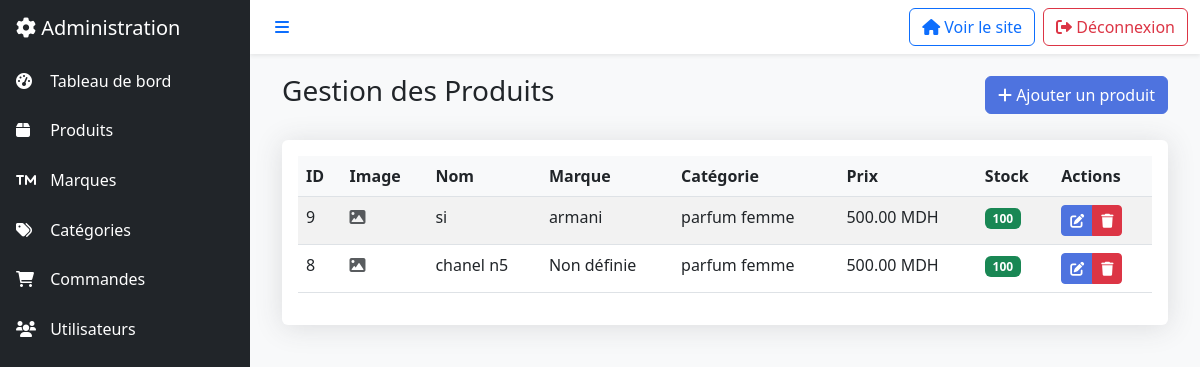
The app's page /parfum/admin/products.php (signed in) with its own data.
### tables this page shows
CREATE TABLE IF NOT EXISTS `products` (
  `id` int NOT NULL AUTO_INCREMENT,
  `name` varchar(100) NOT NULL,
  `description` text,
  `price` decimal(10,2) NOT NULL,
  `brand_id` int DEFAULT NULL,
  `category_id` int DEFAULT NULL,
  `image_url` varchar(255) DEFAULT NULL,
  `stock_quantity` int NOT NULL DEFAULT '0',
  `created_at` timestamp NULL DEFAULT CURRENT_TIMESTAMP,
  `updated_at` timestamp NULL DEFAULT CURRENT_TIMESTAMP ON UPDATE CURRENT_TIMESTAMP,
  PRIMARY KEY (`id`),
  KEY `brand_id` (`brand_id`),
  KEY `category_id` (`category_id`)
);

CREATE TABLE IF NOT EXISTS `brands` (
  `id` int NOT NULL AUTO_INCREMENT,
  `name` varchar(100) NOT NULL,
  `description` text,
  `logo_url` varchar(255) DEFAULT NULL,
  `created_at` timestamp NULL DEFAULT CURRENT_TIMESTAMP,
  PRIMARY KEY (`id`)
);

CREATE TABLE IF NOT EXISTS `categories` (
  `id` int NOT NULL AUTO_INCREMENT,
  `name` varchar(50) NOT NULL,
  `description` text,
  `created_at` timestamp NULL DEFAULT CURRENT_TIMESTAMP,
  PRIMARY KEY (`id`)
);

### parfum/admin/products.php (the view, shortened to what this page needs)
<?php
require_once '../config/database.php';
$stmt = $pdo->query("
    SELECT p.*, c.name as category_name, b.name as brand_name
    FROM products p
    LEFT JOIN categories c ON p.category_id = c.id
    LEFT JOIN brands b ON p.brand_id = b.id
    ORDER BY p.created_at DESC
");
$products = $stmt->fetchAll();
require_once '../includes/admin_header.php';
?>
<div class="container-fluid">
    <div class="d-flex justify-content-between align-items-center mb-4">
        <h1 class="h3">Gestion des Produits</h1>
        <a href="product_form.php" class="btn btn-primary">
            <i class="fas fa-plus"></i> Ajouter un produit
        </a>
    </div>
    <div class="card">
        <div class="card-body">
            <div class="table-responsive">
                <table class="table table-striped">
                    <thead>
                        <tr>
                            <th>ID</th>
                            <th>Image</th>
                            <th>Nom</th>
                            <th>Marque</th>
                            <th>Catégorie</th>
                            <th>Prix</th>
                            <th>Stock</th>
                            <th>Actions</th>
                        </tr>
                    </thead>
                    <tbody>
                        <?php foreach ($products as $product): ?>
                            <tr>
                                <td><?php echo $product['id']; ?></td>
                                <td>
                                    <?php if ($product['image_url']): ?>
                                        <img src="<?php echo htmlspecialchars($product['image_url']); ?>"
                                             alt="<?php echo htmlspecialchars($product['name']); ?>"
                                             class="img-thumbnail"
                                             style="max-width: 50px;">
                                    <?php else: ?>
                                        <i class="fas fa-image text-muted"></i>
                                    <?php endif; ?>
                                </td>
                                <td><?php echo htmlspecialchars($product['name']); ?></td>
                                <td><?php echo htmlspecialchars($product['brand_name'] ?? 'Non définie'); ?></td>
                                <td><?php echo htmlspecialchars($product['category_name'] ?? 'Non définie'); ?></td>
                                <td><?php echo number_format($product['price'], 2); ?> MDH</td>
                                <td>
                                    <span class="badge bg-<?php echo $product['stock_quantity'] > 0 ? 'success' : 'danger'; ?>">
                                        <?php echo $product['stock_quantity']; ?>
                                    </span>
                                </td>
                                <td>
                                    <div class="btn-group">
                                        <a href="product_form.php?id=<?php echo $product['id']; ?>"
                                           class="btn btn-sm btn-primary">
                                            <i class="fas fa-edit"></i>
                                        </a>
                                        <button type="button"
                                                class="btn btn-sm btn-danger"
                                                data-bs-toggle="modal"
                                                data-bs-target="#deleteModal<?php echo $product['id']; ?>">
                                            <i class="fas fa-trash"></i>
                                        </button>
                                    </div>
                                </td>
                            </tr>
                        <?php endforeach; ?>
                    </tbody>
                </table>
            </div>
        </div>
    </div>
</div>
<?php require_once '../includes/admin_footer.php'; ?>

### parfum/assets/css/admin.css (style rules this page uses)
.card { border: none; box-shadow: 0 0.15rem 1.75rem 0 rgba(58, 59, 69, 0.15); }
.table th { font-weight: 600; background-color: #f8f9fa; }
.btn-primary { background-color: #4e73df; border-color: #4e73df; }

### records on screen
products: id "9", name "si", brand.name "armani", category.name "parfum femme", price "500.00", stock_quantity "100"
products: id "8", name "chanel n5", brand_name "Non définie", category.name "parfum femme", price "500.00", stock_quantity "100"
